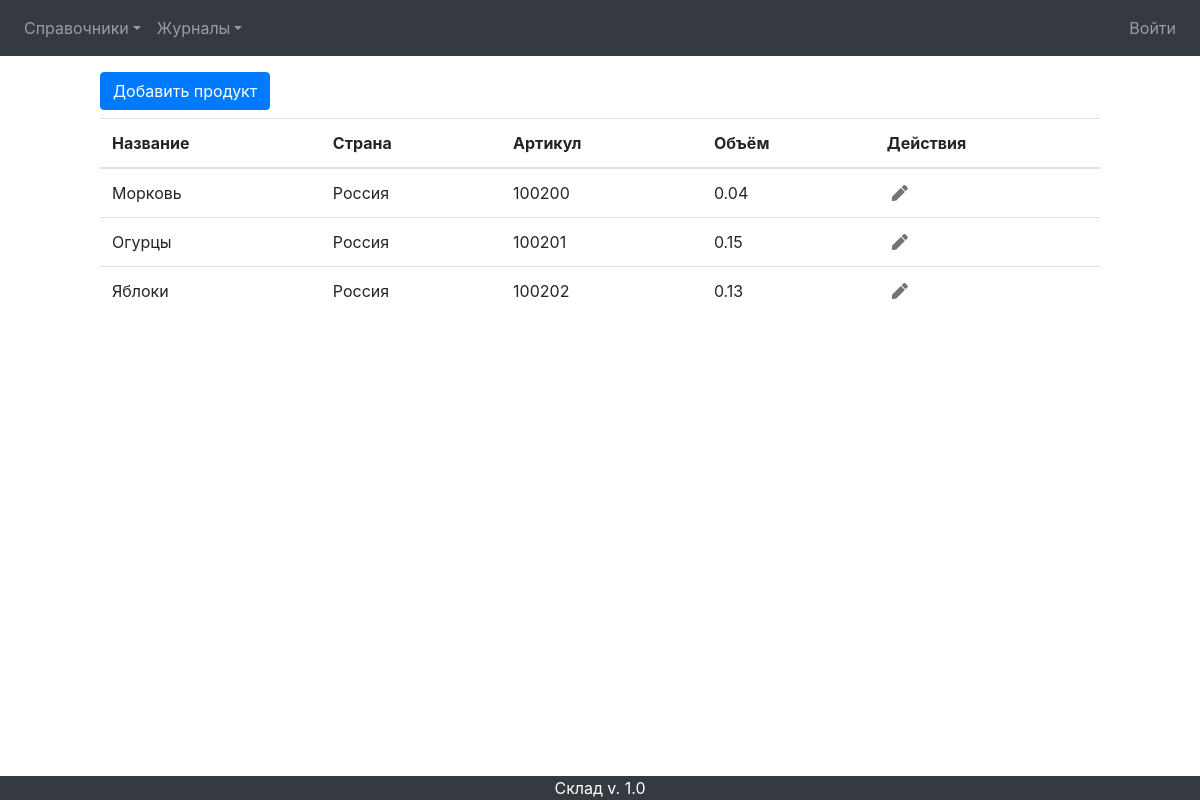
Screenshot of /products/ with the database file from the repository.
### mainapp/models.py (models this page shows, shortened)
class Product(models.Model):
    name = models.CharField(verbose_name='название', unique=True, max_length=255)
    producing_country = models.CharField(verbose_name='страна производитель', max_length=255)
    vendor_code = models.PositiveIntegerField(verbose_name='артикул', unique=True, default=0)
    height = models.DecimalField(verbose_name='высота', max_digits=8, decimal_places=2, default=0)
    width = models.DecimalField(verbose_name='ширина', max_digits=8, decimal_places=2, default=0)
    length = models.DecimalField(verbose_name='длина', max_digits=8, decimal_places=2, default=0)
    def get_volume(self):
        return self.height * self.width * self.length

### mainapp/views.py (the view)
# urls.py: path('products/', mainapp.ProductList.as_view(), name='products'),
class ProductList(ListView):
    model = Product
    def get_context_data(self, **kwargs):
        context = super().get_context_data(**kwargs)
        context['title'] = 'Товары'
        return context

### mainapp/templates/mainapp/product_list.html
{% extends "mainapp/base.html" %}
    {% block content %}
        <section class="container mt-3 mb-2" style="max-width: 1000px;">
            <section class="row">
                <a class="btn btn-primary col-xs-6 mybtn" href="{% url 'main:product_create' %}" role="button">Добавить продукт</a>
            </section>
        </section>
        <table class="table">
            <thead>
                <tr>
                    <th scope="col">Название</th>
                    <th scope="col">Страна</th>
                    <th scope="col">Артикул</th>
                    <th scope="col">Объём</th>
                    <th scope="col">Действия</th>
                </tr>
            </thead>
            <tbody>
                {% for object in object_list %}
                    <tr>
                        <td>{{ object.name }}</td>
                        <td>{{ object.producing_country }}</td>
                        <td>{{ object.vendor_code }}</td>
                        <td>{{ object.get_volume|floatformat:2 }}</td>
                        <td>
                            <a title="редактировать товар" class="text-muted" style="margin-left: 5px;" href="{% url 'main:product_update' pk=object.pk %}"><i class="fas fa-pen bd-highlight"></i></a>
                        </td>
                    </tr>
                {% endfor %}
            </tbody>
        </table>
    {% endblock content %}

### rows the page displays
Product: name "Морковь", producing_country "Россия", vendor_code "100200", get_volume "0.04"
Product: name "Огурцы", producing_country "Россия", vendor_code "100201", get_volume "0.15"
Product: name "Яблоки", producing_country "Россия", vendor_code "100202", get_volume "0.13"
